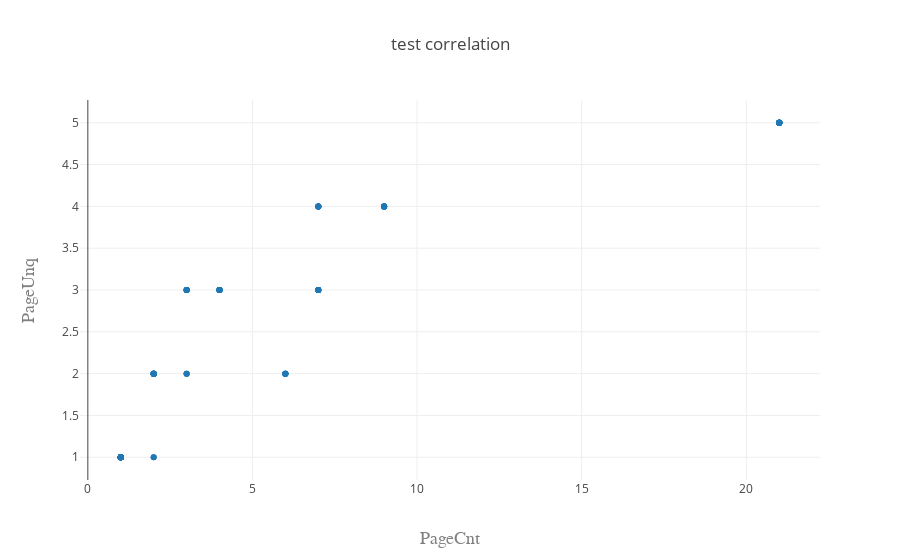

Write notebook code for a chart like this one.
### Code cell
plotly.offline.iplot(fig)

### Figure 1 — Plotly figure (JSON) as saved in the notebook; plotly's stock layout.template omitted (floating-point values rounded to 4 significant figures)
{"data": [{"mode": "markers", "type": "scatter", "x": [1, 3, 3, 3, 1, 9, 9, 9, 9, 9, 9, 9, 9, 9, 2, 2, 1, 4, 4, 4, 4, 1, 2, 2, 1, 1, 2, 2, 4, 4, 4, 4, 2, 2, 1, 1, 3, 3, 3, 1, 7, 7, 7, 7, 7, 7, 7, 2, 2, 1, 1, 1, 2, 2, 1, 1, 1, 1, 1, 1, 1, 2, 2, 7, 7, 7, 7, 7, 7, 7, 1, 1, 1, 1, 1, 1, 6, 6, 6, 6, 6, 6, 1, 1, 2, 2, 1, 1, 1, 21, 21, 21, 21, 21, 21, 21, 21, 21, 21, 21, 21, 21, 21, 21, 21, 21, 21, 21, 21, 21, 1, 3, 3, 3, 1], "y": [1, 3, 3, 3, 1, 4, 4, 4, 4, 4, 4, 4, 4, 4, 1, 1, 1, 3, 3, 3, 3, 1, 2, 2, 1, 1, 2, 2, 3, 3, 3, 3, 2, 2, 1, 1, 3, 3, 3, 1, 3, 3, 3, 3, 3, 3, 3, 2, 2, 1, 1, 1, 2, 2, 1, 1, 1, 1, 1, 1, 1, 2, 2, 4, 4, 4, 4, 4, 4, 4, 1, 1, 1, 1, 1, 1, 2, 2, 2, 2, 2, 2, 1, 1, 2, 2, 1, 1, 1, 5, 5, 5, 5, 5, 5, 5, 5, 5, 5, 5, 5, 5, 5, 5, 5, 5, 5, 5, 5, 5, 1, 2, 2, 2, 1]}], "layout": {"title": "test correlation", "xaxis": {"title": "PageCnt", "titlefont": {"color": "#7f7f7f", "family": "Courier New, monospace", "size": 18}}, "yaxis": {"title": "PageUnq", "titlefont": {"color": "#7f7f7f", "family": "Courier New, monospace", "size": 18}}}}
